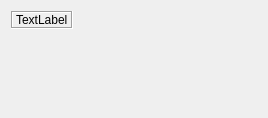
<?xml version="1.0" encoding="UTF-8"?>
<ui version="4.0">
 <class>QArkSimpleColorPickerWidget</class>
 <widget class="QWidget" name="QArkSimpleColorPickerWidget">
  <property name="geometry">
   <rect>
    <x>0</x>
    <y>0</y>
    <width>268</width>
    <height>118</height>
   </rect>
  </property>
  <property name="windowTitle">
   <string>Form</string>
  </property>
  <layout class="QHBoxLayout" name="horizontalLayout">
   <item>
    <layout class="QVBoxLayout" name="verticalLayout_2">
     <item>
      <widget class="QArkClickableFilledRect" name="colorLabel">
       <property name="sizePolicy">
        <sizepolicy hsizetype="Preferred" vsizetype="Preferred">
         <horstretch>0</horstretch>
         <verstretch>0</verstretch>
        </sizepolicy>
       </property>
       <property name="frameShape">
        <enum>QFrame::Box</enum>
       </property>
       <property name="frameShadow">
        <enum>QFrame::Sunken</enum>
       </property>
       <property name="text">
        <string>TextLabel</string>
       </property>
      </widget>
     </item>
     <item>
      <spacer name="verticalSpacer">
       <property name="orientation">
        <enum>Qt::Vertical</enum>
       </property>
       <property name="sizeHint" stdset="0">
        <size>
         <width>20</width>
         <height>68</height>
        </size>
       </property>
      </spacer>
     </item>
    </layout>
   </item>
   <item>
    <layout class="QVBoxLayout" name="verticalLayout">
     <property name="spacing">
      <number>2</number>
     </property>
     <item>
      <widget class="QArkHorizontalSlider" name="redSlider" native="true">
       <property name="sizePolicy">
        <sizepolicy hsizetype="Expanding" vsizetype="Preferred">
         <horstretch>0</horstretch>
         <verstretch>0</verstretch>
        </sizepolicy>
       </property>
      </widget>
     </item>
     <item>
      <widget class="QArkHorizontalSlider" name="greenSlider" native="true">
       <property name="sizePolicy">
        <sizepolicy hsizetype="Expanding" vsizetype="Preferred">
         <horstretch>0</horstretch>
         <verstretch>0</verstretch>
        </sizepolicy>
       </property>
      </widget>
     </item>
     <item>
      <widget class="QArkHorizontalSlider" name="blueSlider" native="true">
       <property name="sizePolicy">
        <sizepolicy hsizetype="Expanding" vsizetype="Preferred">
         <horstretch>0</horstretch>
         <verstretch>0</verstretch>
        </sizepolicy>
       </property>
      </widget>
     </item>
    </layout>
   </item>
  </layout>
 </widget>
 <customwidgets>
  <customwidget>
   <class>QArkClickableFilledRect</class>
   <extends>QLabel</extends>
   <header>..QArkClickableFilledRect.QArkClickableFilledRect.h</header>
  </customwidget>
  <customwidget>
   <class>QArkHorizontalSlider</class>
   <extends>QWidget</extends>
   <header>..QArkHorizontalSlider.QArkHorizontalSlider.h</header>
   <container>1</container>
  </customwidget>
 </customwidgets>
 <resources/>
 <connections/>
</ui>
